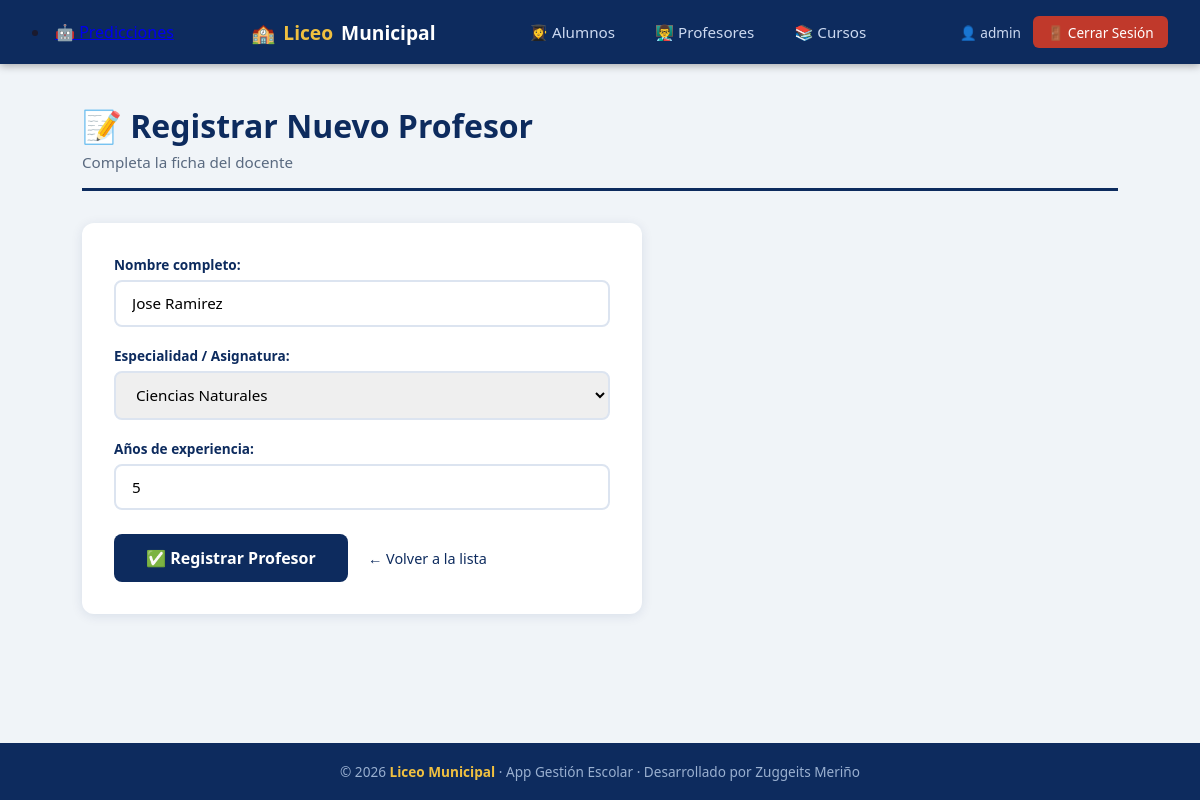
The app's page /profesores/editar/2/ (signed in) with its own data.
### profesores/models.py (models this page shows, shortened)
class Profesor(models.Model):
    nombre           = models.CharField(max_length=100)
    especialidad     = models.CharField(max_length=100)
    años_experiencia = models.IntegerField(default=0)
    class Meta:
        verbose_name = 'Profesor'
        verbose_name_plural = 'Profesores'
        ordering = ['nombre']

### profesores/views.py (the view)
# urls.py: path('editar/<int:pk>/',   views.editar_profesor,    name='editar'),
@login_required
def editar_profesor(request, pk):
    profesor = Profesor.objects.get(pk=pk)
    if request.method == 'POST':
        formulario = ProfesorForm(request.POST, instance=profesor)
        if formulario.is_valid():
            formulario.save()
            messages.success(request, f'✅ Los datos de {profesor.nombre} fueron actualizados.')
            return redirect('profesores:lista')
    else:
        formulario = ProfesorForm(instance=profesor)
    return render(request, 'profesores/crear_profesor.html', {'formulario': formulario})

### profesores/forms.py
class ProfesorForm(forms.ModelForm):
    class Meta:
        model  = Profesor
        fields = ['nombre', 'especialidad', 'años_experiencia']
        widgets = {
            'nombre': forms.TextInput(attrs={
                'class': 'campo-form',
                'placeholder': 'Ej: Ana Soto González'
            }),
            'especialidad': forms.Select(
                choices=ESPECIALIDADES,
                attrs={'class': 'campo-form'}
            ),
            'años_experiencia': forms.NumberInput(attrs={
                'class': 'campo-form',
                'placeholder': 'Ej: 8'
            }),
        }
        labels = {
            'nombre':           'Nombre completo',
            'especialidad':     'Especialidad / Asignatura',
            'años_experiencia': 'Años de experiencia',
        }

### profesores/templates/profesores/crear_profesor.html (shortened to what this page needs)
{% extends 'base.html' %}
{% block contenido %}
<div class="page-header">
    <h1>📝 Registrar Nuevo Profesor</h1>
    <p>Completa la ficha del docente</p>
</div>
<div class="form-container">
    <form method="post">
        {% for campo in formulario %}
        <div class="form-grupo-django">
            {{ campo.label_tag }}
            {{ campo }}
        </div>
        {% endfor %}
        <div style="margin-top:1.5rem;">
            <button type="submit" class="btn-primary">✅ Registrar Profesor</button>
            <a href="{% url 'profesores:lista' %}" class="btn-secundario">← Volver a la lista</a>
        </div>
    </form>
</div>
{% endblock %}

### templates/base.html (shortened to what this page needs)
{% load static %}
<!DOCTYPE html>
<html lang="es">
<head>
    <link rel="stylesheet" href="{% static 'css/estilos.css' %}">
</head>
<body>
    <nav class="navbar">
        <li><a href="{% url 'predicciones:panel' %}">🤖 Predicciones</a></li>
        <a href="#" class="navbar-brand">
            🏫 <span>Liceo</span> Municipal
        </a>
        <ul class="navbar-links">
            <li><a href="{% url 'alumnos:lista' %}">👩‍🎓 Alumnos</a></li>
            <li><a href="{% url 'profesores:lista' %}">👨‍🏫 Profesores</a></li>
            <li><a href="{% url 'cursos:lista' %}">📚 Cursos</a></li>
        </ul>
        <div style="display:flex; align-items:center; gap:0.75rem;">
            {% if request.user.is_authenticated %}
                <span style="color:#ccd9f0; font-size:0.85rem;">
                    👤 {{ request.user.username }}
                </span>
                <form method="post" action="{% url 'logout' %}" style="margin:0;">
                    <button type="submit" style="
                        background-color: #c0392b;
                        color: white;
                        border: none;
                        padding: 0.4rem 0.9rem;
                        border-radius: 6px;
                        cursor: pointer;
                        font-size: 0.85rem;
                        font-family: inherit;
                    ">🚪 Cerrar Sesión</button>
                </form>
            {% else %}
                <a href="{% url 'login' %}" style="color:#f0c040; font-size:0.85rem;">
                    🔑 Iniciar Sesión
                </a>
            {% endif %}
        </div>
    </nav>
    <main>
        {% block contenido %}{% endblock %}
    </main>
    <footer>
        <p>© 2026 <strong>Liceo Municipal</strong> · App Gestión Escolar · Desarrollado por Zuggeits Meriño</p>
    </footer>
</body>
</html>

### static/css/estilos.css (style rules this page uses)
* { margin: 0; padding: 0; box-sizing: border-box; }
body { font-family: 'Segoe UI', Tahoma, Geneva, Verdana, sans-serif; background-color: #f0f4f8; color: #1a1a2e; min-height: 100vh; display: flex; flex-direction: column; }
.navbar { background-color: #0d2b5e; padding: 0 2rem; display: flex; align-items: center; justify-content: space-between; height: 64px; box-shadow: 0 2px 8px rgba(0, 0, 0, 0.3); }
.navbar-brand { color: #ffffff; font-size: 1.2rem; font-weight: 700; text-decoration: none; display: flex; align-items: center; gap: 0.5rem; }
.navbar-brand span { color: #f0c040; }
.navbar-links { display: flex; list-style: none; gap: 0.5rem; }
.navbar-links a { color: #ccd9f0; text-decoration: none; padding: 0.5rem 1rem; border-radius: 6px; font-size: 0.95rem; transition: background-color 0.2s, color 0.2s; }
main { flex: 1; padding: 2.5rem 2rem; max-width: 1100px; width: 100%; margin: 0 auto; }
.page-header { margin-bottom: 2rem; padding-bottom: 1rem; border-bottom: 3px solid #0d2b5e; }
.page-header h1 { font-size: 2rem; color: #0d2b5e; font-weight: 700; }
.page-header p { color: #5a6a80; margin-top: 0.3rem; font-size: 0.95rem; }
footer { background-color: #0d2b5e; color: #9ab0d0; text-align: center; padding: 1.2rem; font-size: 0.85rem; margin-top: auto; }
footer strong { color: #f0c040; }
.btn-secundario { display: inline-block; margin-left: 1rem; color: #5a6a80; text-decoration: none; font-size: 0.9rem; }
.form-container { background: white; border-radius: 12px; padding: 2rem; max-width: 560px; box-shadow: 0 2px 12px rgba(13, 43, 94, 0.1); }
.campo-form { width: 100%; padding: 0.7rem 1rem; border: 2px solid #dce4f0; border-radius: 8px; font-size: 0.95rem; font-family: inherit; transition: border-color 0.2s; outline: none; }
.form-grupo-django { margin-bottom: 1.2rem; }
.form-grupo-django label { display: block; font-size: 0.85rem; font-weight: 600; color: #0d2b5e; margin-bottom: 0.4rem; }
.btn-primary { background-color: #0d2b5e; color: white; border: none; padding: 0.8rem 2rem; border-radius: 8px; font-size: 1rem; font-weight: 600; cursor: pointer; font-family: inherit; transition: background-color 0.2s; }
.btn-secundario { display: inline-block; margin-left: 1rem; color: #0d2b5e; text-decoration: none; font-size: 0.9rem; }

### records on screen
Profesor: formulario "Jose Ramirez" "Ciencias Naturales" "5"

### other values on screen
{{ request.user.username }} "admin"
{{ campo.label_tag }} "Nombre completo:" "Especialidad / Asignatura:" "Años de experiencia:"
